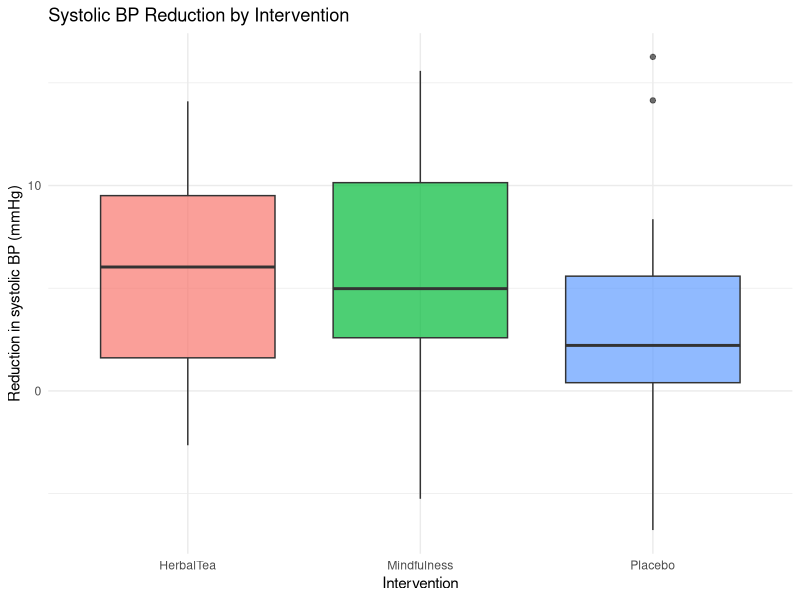

Reproduce this figure in R.
## ---- chunk 1
#| warning: false
#| message: false
library(tidyverse)
## ---- chunk 2
set.seed(2025)

n <- 30

bp_data <- data.frame(
  group = rep(c("Placebo", "HerbalTea", "Mindfulness"), each = n),
  reduction = c(
    rnorm(n, mean = 2, sd = 5),   # Placebo: mean reduction ~2 mmHg
    rnorm(n, mean = 5, sd = 5),   # Herbal Tea: mean reduction ~5 mmHg
    rnorm(n, mean = 7, sd = 5)    # Mindfulness: mean reduction ~7 mmHg
  )
)

head(bp_data)
## ---- chunk 3
ggplot(bp_data, 
       aes(x = group, y = reduction, fill = group)) +
  geom_boxplot(alpha = 0.7) +
  labs(title = "Systolic BP Reduction by Intervention",
       x = "Intervention",
       y = "Reduction in systolic BP (mmHg)") +
  theme_minimal() +
  theme(legend.position = "none")
## ---- chunk 4
anova_model <- aov(reduction ~ group, data = bp_data)
summary(anova_model)
## ---- chunk 5
bp_data_plac_mind <- bp_data |>
  filter(group=="Placebo" | group=="Mindfulness")

bp_data_plac_tea <- bp_data |>
  filter(group=="Placebo" | group=="HerbalTea")

bp_data_mind_tea <- bp_data |>
  filter(group=="HerbalTea" | group=="Mindfulness")
## ---- chunk 6
t.test(reduction ~ group,
       data = bp_data_plac_mind,
       mu = 0,
       alternative = "two.sided",
       var.equal = FALSE,
       conf.level = 0.95)
## ---- chunk 7
t.test(reduction ~ group,
       data = bp_data_plac_tea,
       mu = 0,
       alternative = "two.sided",
       var.equal = FALSE,
       conf.level = 0.95)
## ---- chunk 8
t.test(reduction ~ group,
       data = bp_data_mind_tea,
       mu = 0,
       alternative = "two.sided",
       var.equal = FALSE,
       conf.level = 0.95)
